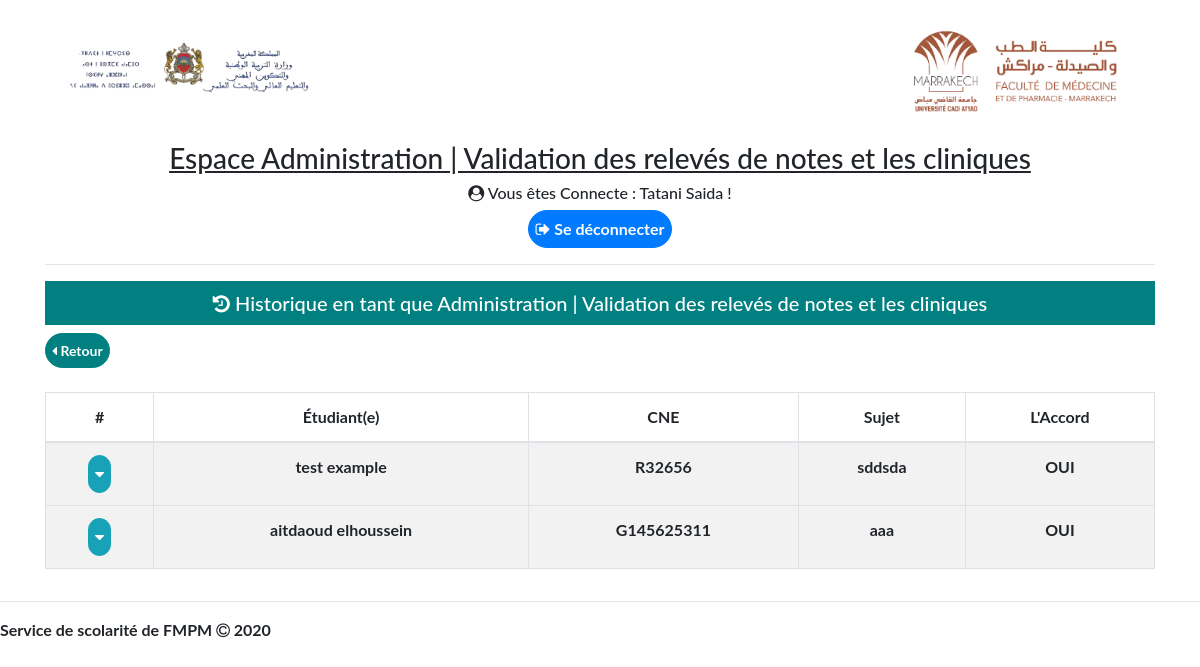
Before: /historique.php?who=4 (signed in) with the older database file.
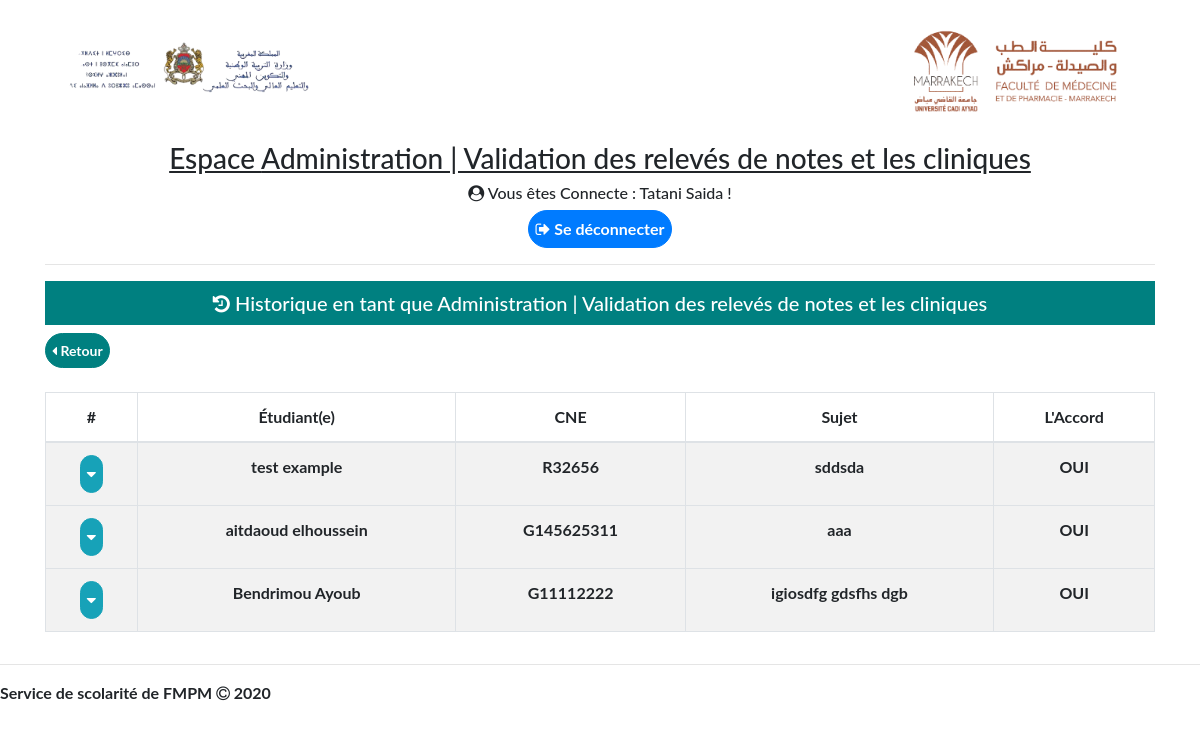
After: the same page with the newer database file.
### tables this page shows
CREATE TABLE `soutenance` (
  `soutenance_id` int(11) NOT NULL,
  `date_depot_sujet` date NOT NULL,
  `directeur` int(11) NOT NULL,
  `intitule_these` varchar(126) NOT NULL,
  `nature_these` varchar(126) NOT NULL,
  `materiel_d_etude_et_echantillioannage` varchar(255) NOT NULL,
  `duree_d_etude` varchar(100) NOT NULL,
  `lieu_d_etude` varchar(255) NOT NULL,
  `objectif_d_etude` varchar(1024) NOT NULL,
  `mots_cles` varchar(1024) NOT NULL,
  `president` int(11) NOT NULL,
  `jury1` int(11) NOT NULL,
  `jury2` int(11) NOT NULL,
  `jury3` int(11) NOT NULL,
  `jury4` int(11) DEFAULT NULL,
  `etudiant` varchar(15) NOT NULL,
  `creneau` int(11) DEFAULT NULL,
  `etat` tinyint(4) NOT NULL,
  `motif` varchar(600) DEFAULT NULL
);

CREATE TABLE `etudiant` (
  `CNE` varchar(15) NOT NULL,
  `nom` varchar(20) NOT NULL,
  `prenom` varchar(20) NOT NULL,
  `email` varchar(50) NOT NULL,
  `no_apoge` int(11) NOT NULL
);

### public/historique.php (the view, shortened to what this page needs)
<?php
require_once('database_connect.php');
$who = $_GET['who'];
if (!empty($_SESSION['noProf'])) {
    $id = $_SESSION['noProf'];
    if ($who == 1) {
        $titre = "Directeur";
        $query = "SELECT * FROM soutenance WHERE  directeur = $id AND etat >=3 or etat <= -3";
    } elseif ($who == 2) {
        $titre = "Président";
        $query = "SELECT * FROM soutenance WHERE president = $id AND etat >=4 or etat <= -4";
    } elseif ($who == 5) {
        $titre = "Président";
        $query = "SELECT * FROM soutenance WHERE directeur = $id AND etat >=7 or etat <= -7";
    } else header('location: index.php');
} elseif (!empty($_SESSION['comite']) && $who == 3) {
    $titre = "Comité du thèse | Validation du membres de jury .";
    $query = "SELECT * FROM soutenance WHERE etat >=2 or etat <= -2";
} elseif (!empty($_SESSION['num'])) {
    if ($who == 4) {
        $titre = "Administration | Validation des relevés de notes et les cliniques ";
        $query = "SELECT * FROM soutenance WHERE etat >=1 or etat <= -1";
    } elseif ($who == 6) {
        $titre = "Administration | Validation finale";
        $query = "SELECT * FROM soutenance WHERE etat >=8 or etat <= -8";
    }
    elseif ($who == 7) {
        $titre = "Administration | A soutenu";
        $query = "SELECT * FROM soutenance WHERE etat >=9 or etat <= -9";
    }
} else header('location: index.php');
?>
<!DOCTYPE html>
<html lang="en">
<head>
    <link rel="stylesheet" href="https://maxcdn.bootstrapcdn.com/bootstrap/4.0.0/css/bootstrap.min.css" />
    <link rel="stylesheet" href="https://stackpath.bootstrapcdn.com/font-awesome/4.7.0/css/font-awesome.min.css" />
    <link rel="stylesheet" href="style.css" />
</head>
<body>
    <header class="backk">
        <div class="container">
            <div class="row">
                <div class="col-md-6">
                    <img style="float: left" src="assets/img/minstere.png" alt="Ministere LOGO" width="50%" />
                </div>
                <div class="col-md-6">
                    <img style="float: right" src="assets/img/FMPM.png" alt="FMPM Logo" width="50%" />
                </div>
            </div>
        </div>
    </header>
    <section>
        <div class="container">
            <div class="row">
                <div class="col-md-12 title">
                    <h3><u>Espace <?php echo $titre ?> </u></h3>
                    <?php if (isset($_SESSION['noProf']) || isset($_SESSION['num']) || isset($_SESSION['comite'])) : ?>
                        <h6><i class="fa fa-user-circle" aria-hidden="true"></i>
                            Vous êtes Connecte : <?php echo $_SESSION['nom'] . " " . $_SESSION['prenom'] ?> !</h6>
                        <p><a href="logout.php" class="btn btn-primary" role="button">
                                <i class="fa fa-sign-out" aria-hidden="true"></i> Se déconnecter</a></p>
                    <?php endif ?>
                    <hr>
                </div>
            </div>
            <div class="row">
                <div class="col-md-12">
                    <h5 class="crenau">
                        <i class="fa fa-history" aria-hidden="true"></i> Historique en tant
                        que <?php echo $titre ?>
                    </h5>
                </div>
            </div>
            <div class="row">
                <div class="col-md-12">
                    <div class="row">
                        <div class="col-md-3">
                            <a class="btn btn-success btn-sm" href="<?php if (!empty($_SESSION['num']) && $who == 4 || $who == 6 || $who == 7) {
                                                                        echo "acceuilAdministration.php";
                                                                    } elseif (!empty($_SESSION['comite']) && $who == 3) {
                                                                        echo "comite_these.php";
                                                                    } elseif (!empty($_SESSION['noProf']) && $who == 1 || $who == 5 || $who == 2) {
                                                                        echo "prof.php";
                                                                    } ?>" role="button">
                                <i class="fa fa-caret-left" aria-hidden="true"></i> Retour</a>
                        </div>
                        <div class="col-md-8"></div>
                    </div>
                    <br />
                    <table class="table table-hover table-striped table-bordered myTable table-responsive-xl " style="
    word-wrap: break-word;">
                        <thead>
                            <tr>
                                <th>#</th>
                                <th>Étudiant(e)</th>
                                <th>CNE</th>
                                <th>Sujet</th>
                                <th>L'Accord</th>
                            </tr>
                        </thead>
                        <tbody role="tablist" id="accordion-1">
                            <?php
                            $result = mysqli_query($db, $query);
                            while ($row = $result->fetch_assoc()) {
                            ?>
                                <tr id="row_<?php echo $row['soutenance_id'] ?>" role="tab">
                                    <td>
                                        <a data-toggle="collapse" aria-expanded="true" aria-controls="accordion-1 .item-<?php echo $row['soutenance_id'] ?>" class="btn btn-info rounded-circle" href="#accordion-1 .item-<?php echo $row['soutenance_id'] ?>"><i class="fa fa-caret-down"></i></a>
                                    </td>
                                    <td>
                                        <?php
                                        $cne = $row['etudiant'];
                                        $etu = "SELECT * FROM etudiant WHERE CNE = '$cne' ";
                                        $res = mysqli_query($db, $etu);
                                        while ($row1 = $res->fetch_assoc()) {
                                            echo $row1['nom'] . " " . $row1['prenom'];
                                        } ?>
                                    </td>
                                    <td> <?php echo $row['etudiant']; ?>
                                    </td>
                                    <td> <?php echo $row['intitule_these']; ?></td>
                                    <td>
                                        <?php
                                        switch ($who) {
                                            case 4:
                                                $etat = 1;
                                                break;
                                        }
                                        if ($row['etat'] >= $etat || $row['etat'] < (int)$etat * -1) {
                                            echo "OUI";
                                        } else if ($row['etat'] == (int)$etat * -1) {
                                            echo "NON";
                                        }
                                        ?>
                                    </td>
                                </tr>
                            <?php
                            } ?>
                        </tbody>
                    </table>
                </div>
            </div>
        </div>
    </section>
    <hr />
    <footer>
        <p>
            Service de scolarité de FMPM
            <i class="fa fa-copyright" aria-hidden="true"></i> 2020
        </p>
    </footer>
</body>
</html>

### public/style.css (style rules this page uses)
body { font-family: "Lato", sans-serif; height: 100%; font-weight: 700; }
header, section, div { font-family: "Lato", sans-serif; }
.btn { border-radius: 51px !important; padding: 6px !important; font-weight: 700; }
.title { text-align: center; }
.crenau { text-align: center; background-color: teal; color: white; padding: 10px; }
.btn-success { background-color: teal; color: white; border-color: teal; }
.myTable { text-align: center; }

### public/historique.php (style rules this page uses)
a { color: black; text-decoration: none; background-color: transparent; -webkit-text-decoration-skip: objects; }

Changed rows visible on the page:
added soutenance: etudiant "G11112222", intitule_these "igiosdfg gdsfhs dgb", etat "OUI"
added etudiant: nom "Bendrimou", prenom "Ayoub", shown under "G11112222"
